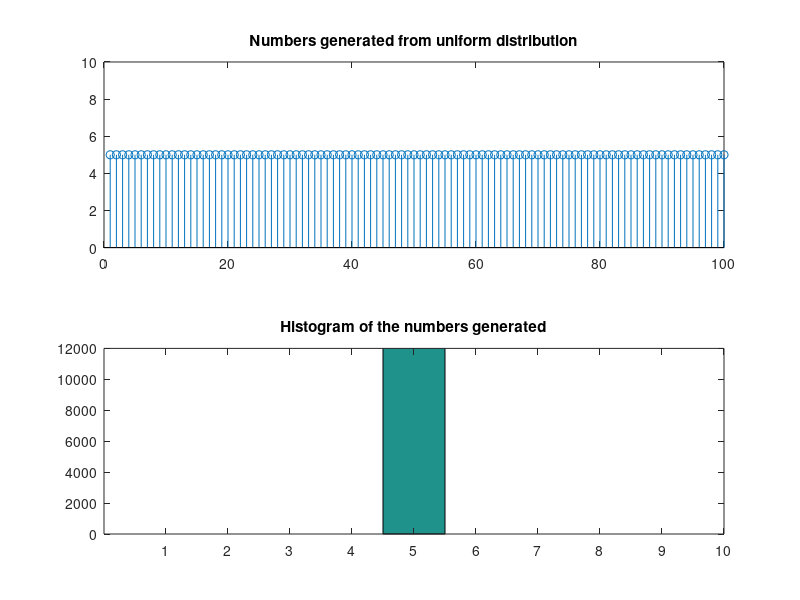

Source code (MATLAB): (Note: this script raises an error after producing the figure.)
a=input('enter a in [a,b] ');
b=input('enter b in [a,b] ');
n=rand(1,100000);
x=a+(b-a).*n;
subplot(211);
stem(x);
title('Numbers generated from uniform distribution');
axis([0 100 0 10]);
subplot(212);
hist(x,10);
title('Histogram of the numbers generated');
axis([0 10 0 12000]);
gtext('Noufal P 13400043');